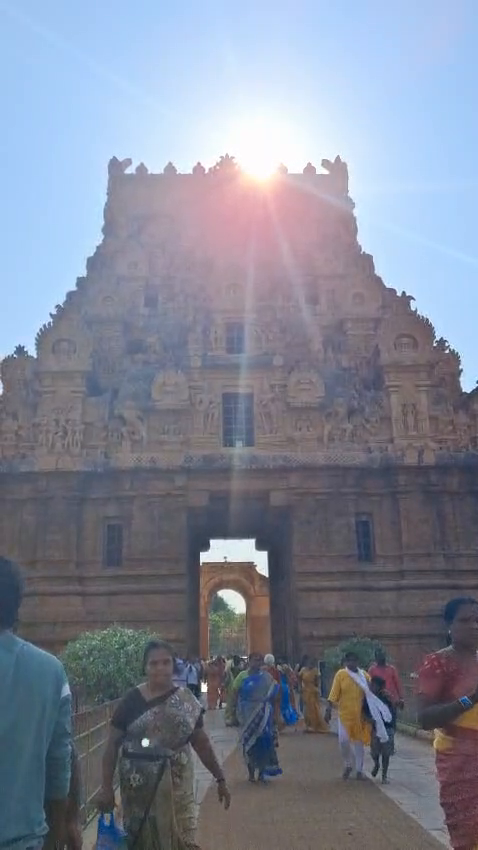
#> input picture frame 15 of LAB_EXPERIMENTS/video.mp4, 478 x 850 px
$ python experiment40.py
#> lines starting #> are read from the running program, lines starting #| are printed output that depends on the picture
import cv2
import pytesseract

# Set the Tesseract executable path for Windows
pytesseract.pytesseract.tesseract_cmd = (
    r"C:\Program Files\Tesseract-OCR\tesseract.exe"
)

# Open the input video
cap = cv2.VideoCapture("video.mp4")

if not cap.isOpened():
    print("Error: Cannot open video.mp4")
    exit()

# Process video frames
while True:
    ret, frame = cap.read()
#> frame is the input picture: shape (850, 478, 3); mean B, G, R 149.3, 133.6, 127.7

    if not ret:
        break

    # Convert frame to grayscale
    gray = cv2.cvtColor(frame, cv2.COLOR_BGR2GRAY)
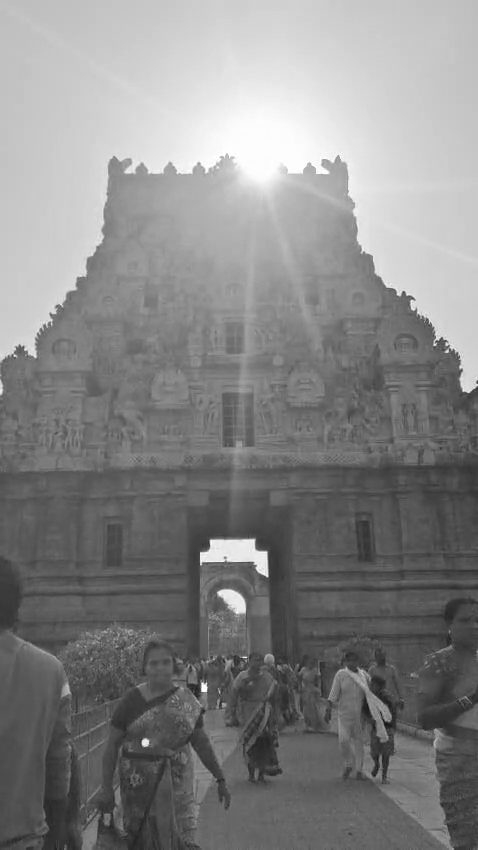
#> gray: shape (850, 478); min 16, max 255, mean 133.7

    # Extract text using OCR
#> (the run stopped early here; a loop or call above may not have finished)

$ run again, starting later in the video
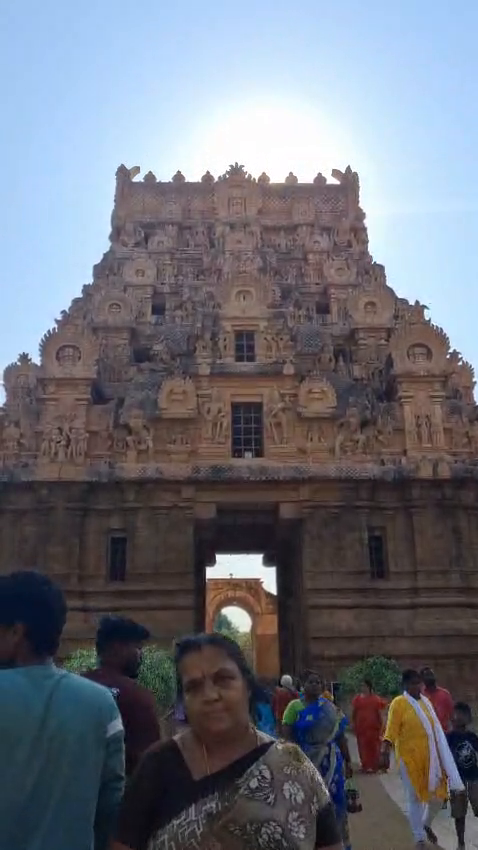
#> input picture frame 67 of LAB_EXPERIMENTS/video.mp4, 478 x 850 px
#> frame is the input picture: shape (850, 478, 3); mean B, G, R 120.2, 110.7, 108.4
#> `gray = cv2.cvtColor(frame, cv2.COLOR_BGR2GRAY)`:
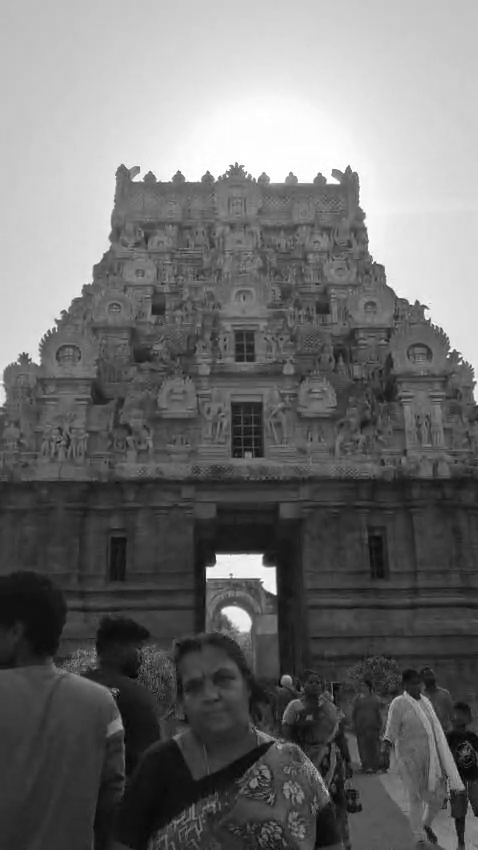
#> gray: shape (850, 478); min 1, max 255, mean 111.1

$ run again, starting later in the video
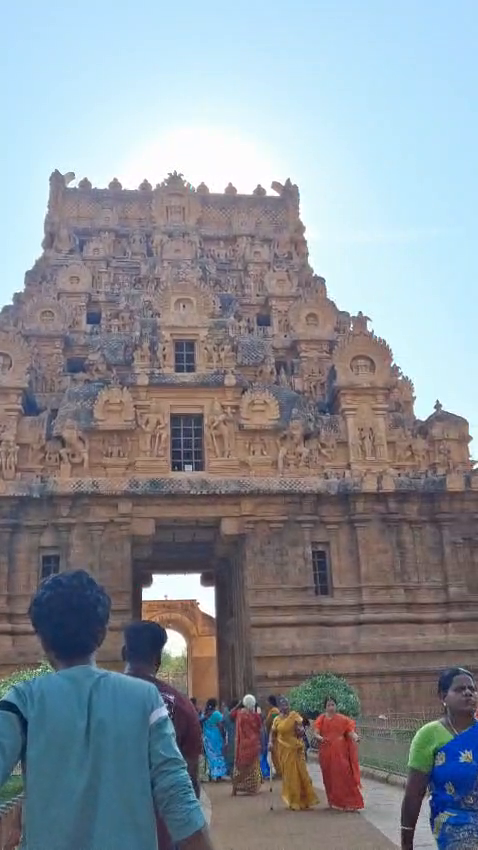
#> input picture frame 120 of LAB_EXPERIMENTS/video.mp4, 478 x 850 px
#> frame is the input picture: shape (850, 478, 3); mean B, G, R 151.3, 143.6, 137.8
#> `gray = cv2.cvtColor(frame, cv2.COLOR_BGR2GRAY)`:
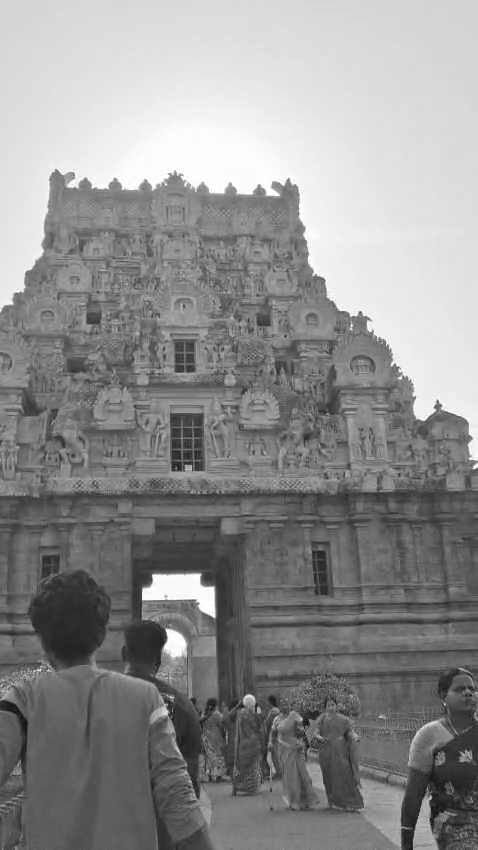
#> gray: shape (850, 478); min 9, max 255, mean 142.8
